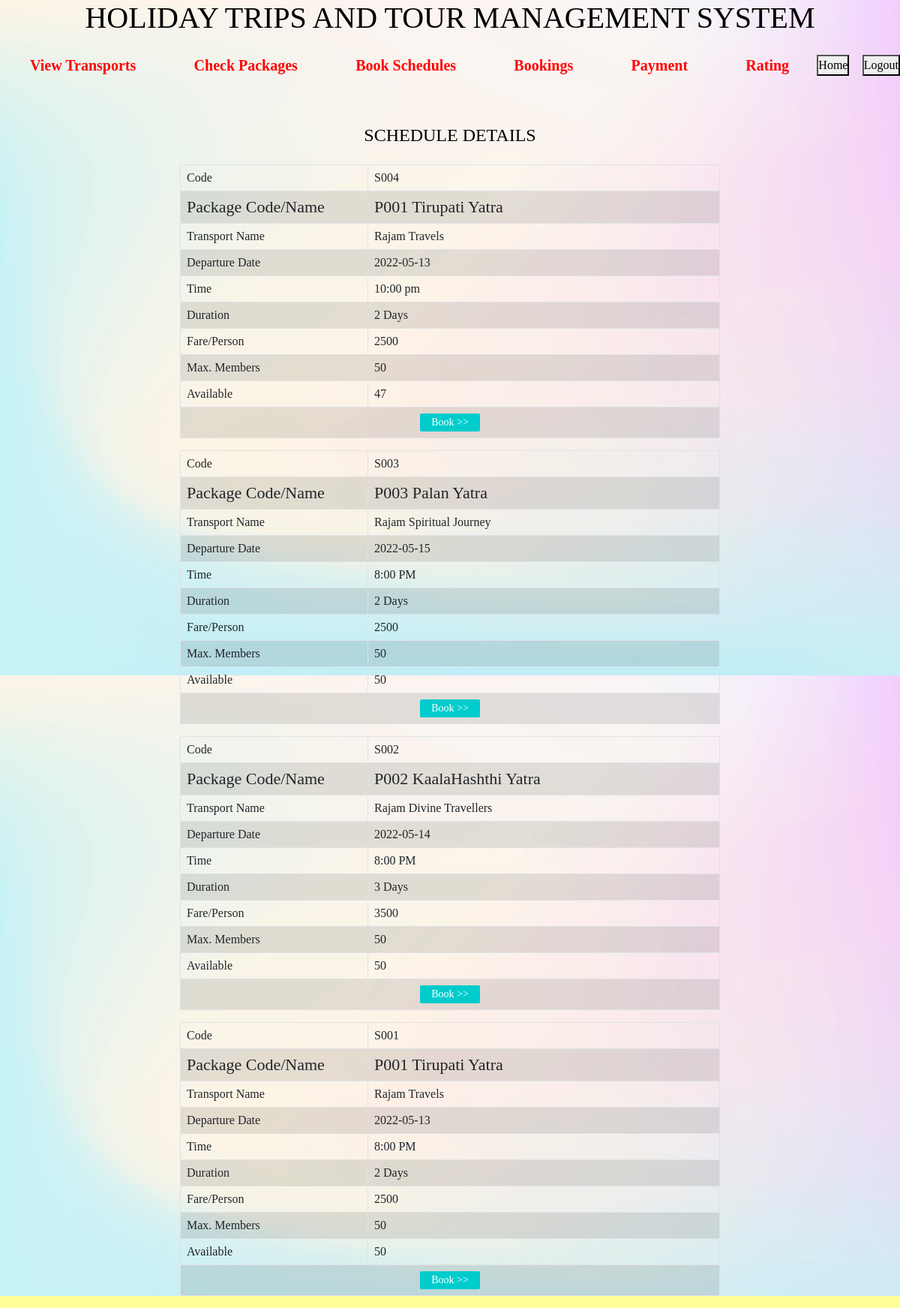
The page /ViewSchedule.php on the database its author committed.
### tables this page shows
CREATE TABLE IF NOT EXISTS `schedule` (
  `SNo` int(11) NOT NULL AUTO_INCREMENT,
  `ScheduleCode` varchar(10) NOT NULL,
  `PackageCode` varchar(10) NOT NULL,
  `TransportCode` varchar(10) NOT NULL,
  `DepartureDate` date NOT NULL,
  `DepartureTime` varchar(20) NOT NULL,
  `MaxMembers` int(11) NOT NULL,
  `Available` int(11) NOT NULL,
  PRIMARY KEY (`SNo`)
);

CREATE TABLE IF NOT EXISTS `package` (
  `SNo` int(11) NOT NULL AUTO_INCREMENT,
  `PackageCode` varchar(10) NOT NULL,
  `PackageName` varchar(100) NOT NULL,
  `PlacesOfVisit` varchar(300) NOT NULL,
  `TripDuration` varchar(100) NOT NULL,
  `Fare` decimal(10,0) NOT NULL,
  `Description` varchar(200) NOT NULL,
  `IncludeFood` varchar(3) NOT NULL,
  `Image` varchar(255) NOT NULL,
  PRIMARY KEY (`SNo`),
  UNIQUE KEY `SNo` (`SNo`)
);

CREATE TABLE IF NOT EXISTS `transport` (
  `SNo` int(11) NOT NULL AUTO_INCREMENT,
  `TransportCode` varchar(10) NOT NULL,
  `NameOfTransport` varchar(50) NOT NULL,
  `Registration` varchar(20) NOT NULL,
  `MFGYear` varchar(20) NOT NULL,
  `Image` varchar(255) NOT NULL,
  PRIMARY KEY (`SNo`),
  UNIQUE KEY `SNo` (`SNo`)
);

### ViewSchedule.php (the view, shortened to what this page needs)
<html>
<head>
  <link rel="stylesheet" href="https://cdn.jsdelivr.net/npm/bootstrap@5.2.3/dist/css/bootstrap.min.css">
<link rel="stylesheet" href="css/bootstrap.min.css">
  <link rel="stylesheet" href="css/all.css">
  <link rel="stylesheet" type="text/css" href="style.css" />
</head>
<body>
<?php
include('HeaderCustomer.php');
include('Db.php');
?>
	<center>
		<h4>SCHEDULE DETAILS</h4>
	</center>
	<form action="AddBooking.php" method="post" enctype="multipart/form-data">
		<center>
	<table border='1' cellspacing='0' class="table table-bordered table-hover table-striped table-condensed;">
		<?php
		$query= mysql_query("Select A.*,B.PackageName,B.TripDuration,B.Fare,C.NameOfTransport From Schedule A,Package B,Transport C Where A.PackageCode=B.PackageCode and A.TransportCode=C.TransportCode Order By A.SNo Desc", $con);
		while ($row = mysql_fetch_array($query))
		{
			echo "<table class='table table-hover table-bordered table-striped' style='width:60%'>";
			echo "<tr>";
			echo "<tr><td style='width:250px' align='left'>Code</td><td align='left' valign='middle'>" . $row['ScheduleCode'] . "</td></tr>";
			echo "<tr style='font-size:22px'><td align='left'>Package Code/Name</td><td align='left'  valign='middle'>" . $row['PackageCode'] . " " . $row['PackageName'] . "</td></tr>";
			echo "<tr><td align='left'>Transport Name</td><td align='left' valign='middle'>" . $row['NameOfTransport'] . "</td></tr>";
			echo "<tr><td align='left'>Departure Date </td><td align='left'  valign='middle'>" . $row['DepartureDate'] . "</td></tr>";
			echo "<tr><td align='left'>Time</td><td align='left' valign='middle'>" . $row['DepartureTime'] . "</td></tr>";
				echo "<tr><td align='left'>Duration</td><td align='left'  valign='middle'>" . $row['TripDuration'] . "</td></tr>";
			echo "<tr><td align='left'>Fare/Person</td><td align='left'  valign='middle'>" . $row['Fare'] . "</td></tr>";
			echo "<tr><td align='left'>Max. Members</td><td align='left'  valign='middle'>" . $row['MaxMembers'] . "</td></tr>";
			echo "<tr><td align='left'>Available</td><td align='left'  valign='middle'>" . $row['Available'] . "</td></tr>";
			echo "<tr><td colspan='2'><input type='submit' name='" . $row['ScheduleCode'] . "' value='Book >>' class='btn_submit' /></td></tr>";
		}
	?>
		</table>
		</center>
	</form>
</body>
</html>

### Style.css (style rules this page uses)
body,html { margin:0; padding: 0; color:black; font-size: 12pt; font-family: Impact,sans-serif; background-color: #ffff99; }
div, table { text-align:center; }
.btn_submit { background-color:#00cccc; border:none; color:White; font-size:14px; padding: 4px 15px; border-radius: 2px; }
* { margin:0; padding:0; }
body { margin: 0; padding: 0; background-image: url(image/bg.jpg); -webkit-background: cover; background-size: 100%; font-family: Poppins; }

### rows shown on the page
schedule: ScheduleCode "S004", PackageCode "P001", package.PackageName "Tirupati Yatra", transport.NameOfTransport "Rajam Travels", DepartureDate "2022-05-13", DepartureTime "10:00 pm", package.TripDuration "2 Days", package.Fare "2500", MaxMembers "50", Available "47"
schedule: ScheduleCode "S003", PackageCode "P003", package.PackageName "Palan Yatra", transport.NameOfTransport "Rajam Spiritual Journey", DepartureDate "2022-05-15", DepartureTime "8:00 PM", package.TripDuration "2 Days", package.Fare "2500", MaxMembers "50", Available "50"
schedule: ScheduleCode "S002", PackageCode "P002", package.PackageName "KaalaHashthi Yatra", transport.NameOfTransport "Rajam Divine Travellers", DepartureDate "2022-05-14", DepartureTime "8:00 PM", package.TripDuration "3 Days", package.Fare "3500", MaxMembers "50", Available "50"
schedule: ScheduleCode "S001", PackageCode "P001", package.PackageName "Tirupati Yatra", transport.NameOfTransport "Rajam Travels", DepartureDate "2022-05-13", DepartureTime "8:00 PM", package.TripDuration "2 Days", package.Fare "2500", MaxMembers "50", Available "50"
